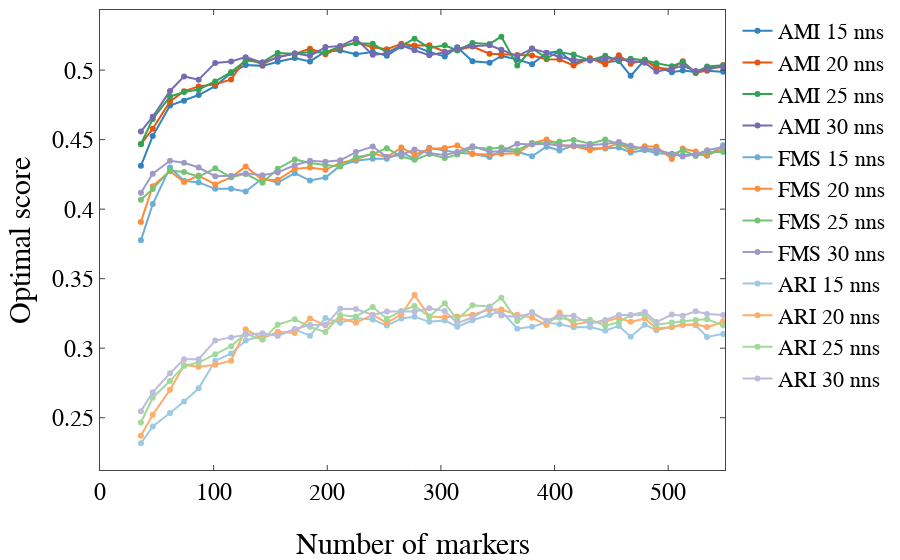

The cell this chart's notebook holds for it:
### Code cell
scores = ['ari', 'ami', 'fm']
score = scores[0]
score = 'all'

if score is 'ari':
    traces = tracesARI
elif score is 'ami':
    traces = tracesAMI
elif score is 'fms':
    traces = tracesFMS
else:
    print("Warning: Invalid score selected.  Printing all scores.")
    traces = tracesAMI + tracesFMS + tracesARI

iplot({'data': traces, 'layout': nnlayout})
